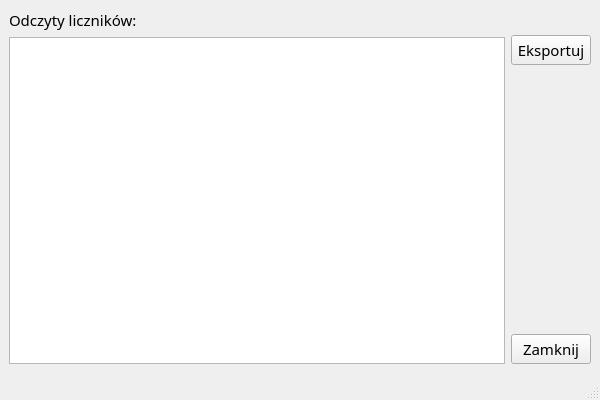
<?xml version="1.0" encoding="UTF-8"?>
<ui version="4.0">
    <class>appWindow</class>
    <widget class="QMainWindow" name="appWindow">
        <property name="geometry">
            <rect>
                <x>0</x>
                <y>0</y>
                <width>600</width>
                <height>400</height>
            </rect>
        </property>
        <property name="font">
            <font>
                <family>Sans Serif</family>
                <pointsize>11</pointsize>
            </font>
        </property>
        <property name="windowTitle">
            <string>Konwerter odczytów 1.3</string>
        </property>
        <property name="windowIcon">
            <iconset>
                <normaloff>synchronize.png</normaloff>synchronize.png</iconset>
        </property>
        <widget class="QWidget" name="centralwidget">
            <property name="sizePolicy">
                <sizepolicy hsizetype="Expanding" vsizetype="Expanding">
                    <horstretch>0</horstretch>
                    <verstretch>0</verstretch>
                </sizepolicy>
            </property>
            <layout class="QHBoxLayout" name="horizontalLayout_3">
                <item>
                    <layout class="QVBoxLayout" name="verticalLayout_2">
                        <item>
                            <widget class="QLabel" name="label">
                                <property name="font">
                                    <font>
                                        <family>Sans Serif</family>
                                        <pointsize>11</pointsize>
                                        <weight>50</weight>
                                        <bold>false</bold>
                                    </font>
                                </property>
                                <property name="text">
                                    <string>Odczyty liczników:</string>
                                </property>
                            </widget>
                        </item>
                        <item>
                            <widget class="QListView" name="readingsView">
                                <property name="font">
                                    <font>
                                        <pointsize>11</pointsize>
                                    </font>
                                </property>
                                <property name="autoScrollMargin">
                                    <number>20</number>
                                </property>
                                <property name="editTriggers">
                                    <set>QAbstractItemView::NoEditTriggers</set>
                                </property>
                                <property name="spacing">
                                    <number>2</number>
                                </property>
                                <property name="selectionRectVisible">
                                    <bool>false</bool>
                                </property>
                            </widget>
                        </item>
                    </layout>
                </item>
                <item>
                    <layout class="QVBoxLayout" name="verticalLayout_3">
                        <item>
                            <widget class="QLabel" name="label_2">
                                <property name="text">
                                    <string/>
                                </property>
                            </widget>
                        </item>
                        <item>
                            <widget class="QPushButton" name="exportButton">
                                <property name="font">
                                    <font>
                                        <pointsize>11</pointsize>
                                    </font>
                                </property>
                                <property name="text">
                                    <string>Eksportuj</string>
                                </property>
                            </widget>
                        </item>
                        <item>
                            <spacer name="verticalSpacer">
                                <property name="orientation">
                                    <enum>Qt::Vertical</enum>
                                </property>
                                <property name="sizeHint" stdset="0">
                                    <size>
                                        <width>20</width>
                                        <height>40</height>
                                    </size>
                                </property>
                            </spacer>
                        </item>
                        <item>
                            <widget class="QPushButton" name="closeButton">
                                <property name="font">
                                    <font>
                                        <pointsize>11</pointsize>
                                    </font>
                                </property>
                                <property name="text">
                                    <string>Zamknij</string>
                                </property>
                            </widget>
                        </item>
                    </layout>
                </item>
            </layout>
        </widget>
        <widget class="QMenuBar" name="menubar">
            <property name="geometry">
                <rect>
                    <x>0</x>
                    <y>0</y>
                    <width>500</width>
                    <height>23</height>
                </rect>
            </property>
        </widget>
        <widget class="QStatusBar" name="statusBar"/>
    </widget>
    <resources/>
    <connections/>
</ui>
